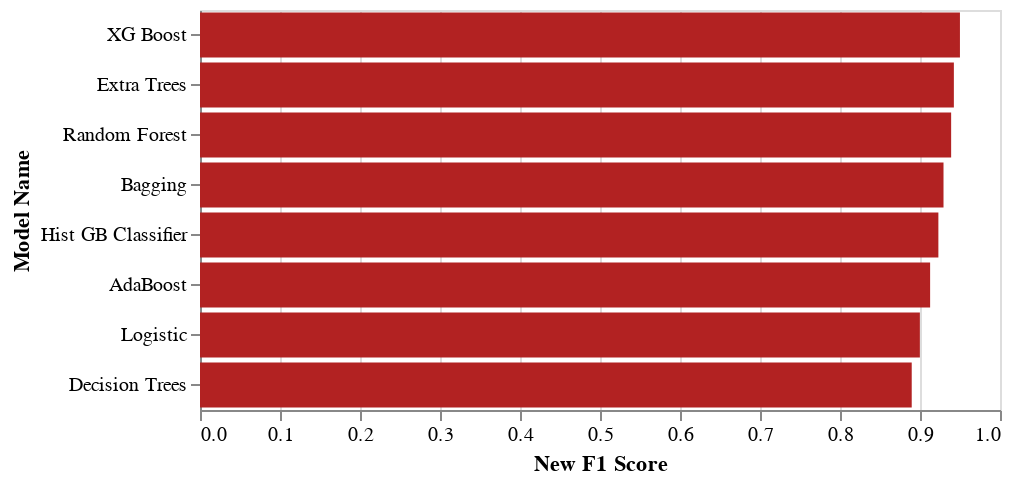

Write notebook code for a chart like this one.
### Code cell
alt.Chart(df).mark_bar(color='firebrick').encode(
    x = 'New F1 Score' ,
    y = alt.Y('Model Name' , sort = '-x' )
).properties(height = 200)

### Figure 1 — Vega-Lite specification as saved in the notebook (floating-point values rounded to 4 significant figures)
{"config": {"view": {"continuousWidth": 400, "continuousHeight": 300}}, "data": {"name": "data-160bfe444cb13cbb4f8984f8dd552427"}, "mark": {"type": "bar", "color": "firebrick"}, "encoding": {"x": {"field": "New F1 Score", "type": "quantitative"}, "y": {"field": "Model Name", "sort": "-x", "type": "nominal"}}, "height": 200, "$schema": "https://vega.github.io/schema/vega-lite/v4.17.0.json", "datasets": {"data-160bfe444cb13cbb4f8984f8dd552427": [{"Model Name": "XG Boost", "Run Time(in secs)": 44.3, "Threshold": 0.3577, "Test set Accuracy": 0.9997, "New Accuracy": 0.9997, "Test set Precision": 0.9929, "New Precision": 0.993, "Test set Recall": 0.908, "New Recall": 0.9138, "Test set F1 Score": 0.9465, "New F1 Score": 0.9499}, {"Model Name": "Extra Trees", "Run Time(in secs)": 11.27, "Threshold": 0.24, "Test set Accuracy": 0.9996, "New Accuracy": 0.9997, "Test set Precision": 0.9853, "New Precision": 0.9678, "Test set Recall": 0.885, "New Recall": 0.9195, "Test set F1 Score": 0.9294, "New F1 Score": 0.9423}, {"Model Name": "Random Forest", "Run Time(in secs)": 154.5, "Threshold": 0.29, "Test set Accuracy": 0.9996, "New Accuracy": 0.9996, "Test set Precision": 0.979, "New Precision": 0.9674, "Test set Recall": 0.8965, "New Recall": 0.9137, "Test set F1 Score": 0.9339, "New F1 Score": 0.9389}, {"Model Name": "Bagging", "Run Time(in secs)": 183.2, "Threshold": 0.5, "Test set Accuracy": 0.9996, "New Accuracy": 0.9996, "Test set Precision": 0.9849, "New Precision": 0.9853, "Test set Recall": 0.8735, "New Recall": 0.885, "Test set F1 Score": 0.922, "New F1 Score": 0.9294}, {"Model Name": "Hist GB Classifier", "Run Time(in secs)": 4.074, "Threshold": 0.6724, "Test set Accuracy": 0.9995, "New Accuracy": 0.9996, "Test set Precision": 0.9712, "New Precision": 0.9781, "Test set Recall": 0.8793, "New Recall": 0.8793, "Test set F1 Score": 0.9203, "New F1 Score": 0.923}, {"Model Name": "AdaBoost", "Run Time(in secs)": 142.3, "Threshold": 0.4994, "Test set Accuracy": 0.9994, "New Accuracy": 0.9995, "Test set Precision": 0.9239, "New Precision": 0.9175, "Test set Recall": 0.8849, "New Recall": 0.9079, "Test set F1 Score": 0.9035, "New F1 Score": 0.9127}, {"Model Name": "Logistic", "Run Time(in secs)": 2.054, "Threshold": 0.05696, "Test set Accuracy": 0.9991, "New Accuracy": 0.9994, "Test set Precision": 0.9396, "New Precision": 0.8976, "Test set Recall": 0.7528, "New Recall": 0.9021, "Test set F1 Score": 0.8209, "New F1 Score": 0.8998}, {"Model Name": "Decision Trees", "Run Time(in secs)": 13.16, "Threshold": 1.0, "Test set Accuracy": 0.9993, "New Accuracy": 0.9993, "Test set Precision": 0.8832, "New Precision": 0.8832, "Test set Recall": 0.8964, "New Recall": 0.8964, "Test set F1 Score": 0.8897, "New F1 Score": 0.8897}]}}
